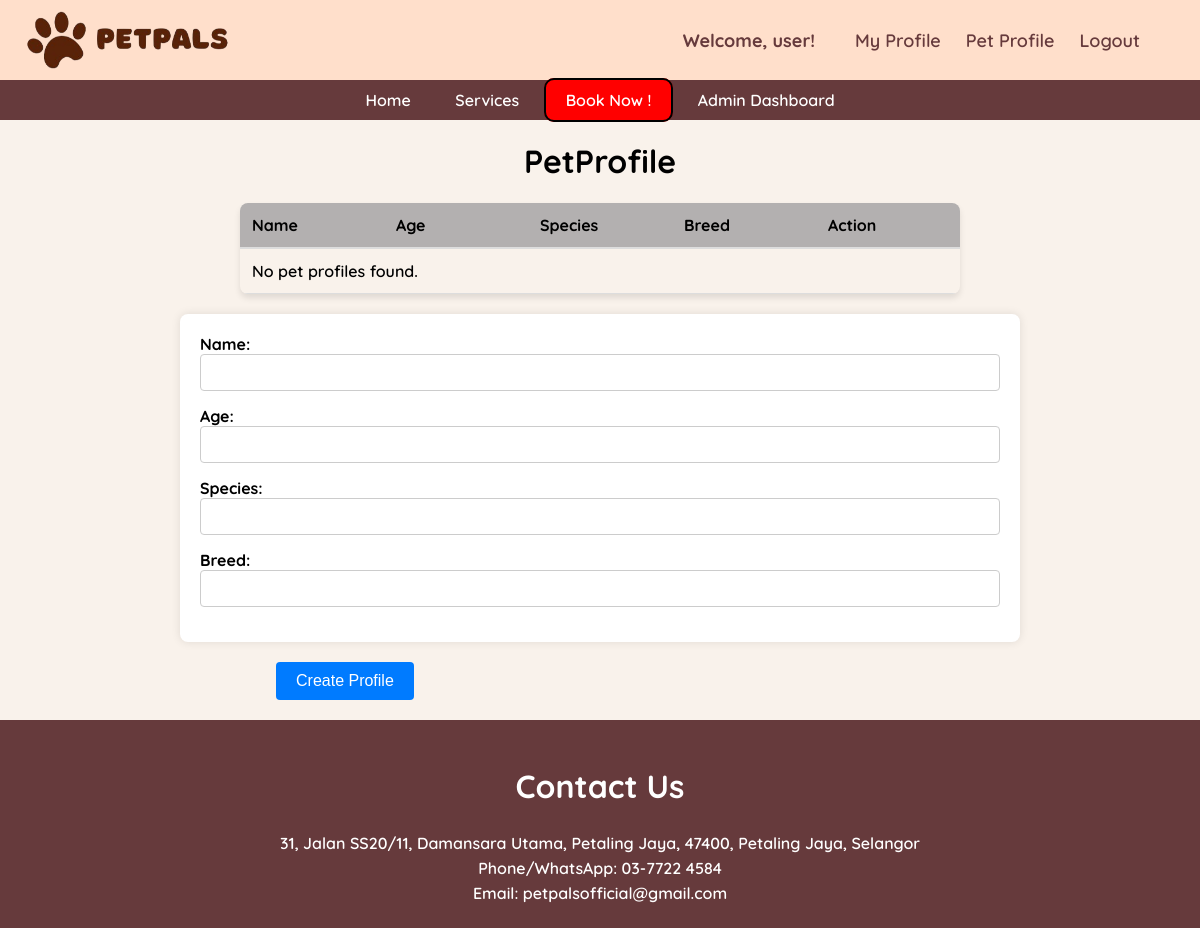
The page /petprofile/ (signed in) on the database as committed earlier.
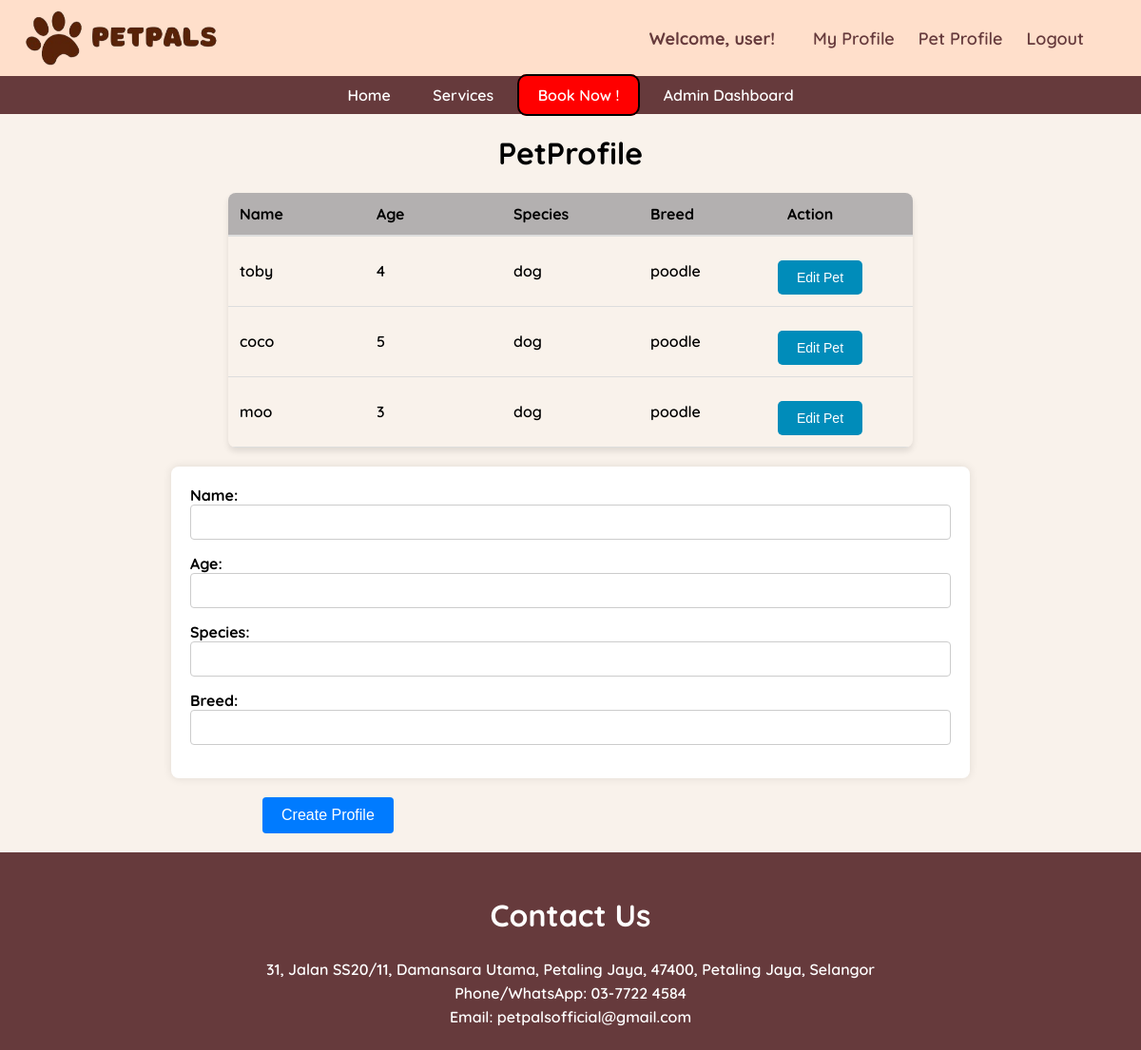
The same page on the database as committed later.
### main/models.py (models this page shows, shortened)
class Pet(models.Model):
    name = models.CharField(max_length=20)
    owner = models.ForeignKey(Owner, null=True, on_delete=models.CASCADE)
    age = models.PositiveBigIntegerField()
    species = models.CharField(max_length=50)
    breed = models.CharField(max_length=50)

### main/views.py (the view)
# urls.py: path('petprofile/', views.PetprofilePage, name="petprofile"),
def PetprofilePage(request):
    try:
        owner_instance = Owner.objects.get(user=request.user)
    except Owner.DoesNotExist:
        messages.error(request, 'pls create a owner profile first')
        return redirect ('profile')
    pet_instances = Pet.objects.filter(owner=owner_instance)
    if request.method == 'POST':
        form = PetForm(request.POST)
        if form.is_valid():
            pet = form.save(commit=False)
            pet.owner = owner_instance
            pet.save()
            messages.success(request, f'profile has been updated')
            return redirect('petprofile')
    else:
        form = PetForm()
    context = {'form':form, 'pet_instances': pet_instances}
    return render(request, 'petprofile.html', context)

### main/forms.py
class PetForm(forms.ModelForm):
    class Meta:
        model = Pet
        fields = ['name','age','species','breed']

### main/models.py (called while the page is built)
    def __str__(self):
        return self.user.username

### main/templates/petprofile.html (shortened to what this page needs)
{% extends 'base.html' %}
{% block content %}
        <h1>PetProfile</h1>
<table>
    <thead>
        <tr>
            <th>Name</th>
            <th>Age</th>
            <th>Species</th>
            <th>Breed</th>
            <th>Action</th>
        </tr>
    </thead>
    <tbody>
        {% for pet_instance in pet_instances %}
            <tr>
                <td>{{ pet_instance.name }}</td>
                <td>{{ pet_instance.age }}</td>
                <td>{{ pet_instance.species }}</td>
                <td>{{ pet_instance.breed }}</td>
                <td>
                    <form method="post" action="{% url 'edit_pet' pet_instance.id  %}" >
                        <button type="submit" class="button">Edit Pet</button>
                    </form>
                </td>
            </tr>
        {% empty %}
            <tr>
                <td colspan="5">No pet profiles found.</td>
            </tr>
        {% endfor %}
    </tbody>
</table>
    <form method="POST" action="">
        <div class="container">
            <div class=" form-group">
                <label for="id_username">Name:</label>
                {{ form.name }}
            </div>
            <div class=" form-group">
                <label for="id_breed">Age:</label>
                {{ form.age }}
            </div>
            <div class=" form-group">
                <label for="id_age">Species:</label>
                {{ form.species }}
            </div>
            <div class=" form-group">
                <label for="id_species">Breed:</label>
                {{ form.breed }}
            </div>
        </div>
        <div class="button-container">
            <input type="submit" value="Create Profile">
        </div>
    </form>
{% endblock %}

### main/templates/base.html (shortened to what this page needs)
{% load static %}
<!DOCTYPE html>
<html>
<head>
</head>
<body>
</head>
<body>
    {% include 'navbar.html' %}
    {% block content %}
    {% endblock %}
    <footer>
        <div class="footer-content">
            <h2>Contact Us</h2>
            <p>	31, Jalan SS20/11, Damansara Utama, Petaling Jaya, 47400,
                Petaling Jaya, Selangor</p>
            <p>Phone/WhatsApp: 03-7722 4584</p>
            <p>Email: petpalsofficial@gmail.com</p>
        </div>
    </footer>
</body>
</html>

### main/templates/navbar.html (shortened to what this page needs)
{% load static %}
    <header>
        <img src="{% static 'image/PetPals.png' %}" alt="Pawlogo" width="auto" height="80">
        <div class="profile-bar">
            <div class="profile-info">
                {% if request.user.is_authenticated %}
                    <span>Welcome, {{ request.user }}!</span>
                {% else %}
                    <span>Welcome, Guest!</span>
                {% endif %}
            </div>
                <div class="profile-actions">
                    {% if user.is_authenticated %}
                        <a href="{% url 'profile' %}">My Profile</a>
                        <a href="{% url 'petprofile' %}">Pet Profile</a>
                        <a href="{% url 'logout' %}">Logout</a>
                    {% else %}
                        <a href="{% url 'login' %}">Sign In</a>
                        <a href="{% url 'register' %}">Sign Up</a>
                    {% endif %}
                </div>
        </div>
    </header>
    <nav>
        <a href="{% url 'home' %}">Home</a>
        <a href="#services">Services</a>
        <a href="{% url 'bookingpage' %}" class="book">Book Now !</a>
        {% if request.user.is_staff %}
        <a href="{% url 'admin_dashboard' %}" >Admin Dashboard </a>
        {% endif %}
    </nav>

### main/templates/base.html (style rules this page uses)
body { font-family: "Quicksand", sans-serif; font-optical-sizing: auto; font-weight: 600; font-style: normal; margin: 0; padding: 0; background-color: #F9F2EB; }
h2 { color: white; font-size: xx-large; }
footer { background-color: rgb(102, 58, 60); color: white; padding: 20px 0; text-align: center; margin-top: 20px; }
.footer-content { max-width: 960px; margin: 0 auto; }
.footer-content p { margin: 5px 0; }

### main/templates/navbar.html (style rules this page uses)
header { background-color: rgb(255, 223, 203); padding: 0px; text-align: center; color: rgb(102, 58, 60); display: flex; justify-content: space-between; align-items: center; }
nav { background-color:rgb(102,58,60); padding: 10px 0; text-align: center; }
nav a { color: white; text-decoration: none; padding: 10px 20px; }
.profile-bar { display: flex; align-items: center; margin-right: 5%; font-size: large; }
.profile-info { margin-right: 20px; }
.profile-info span { font-weight: bold; }
.profile-actions a { color: rgb(102,58,60); text-decoration: none; margin-left: 20px; }
.book { border-radius: 10px; border: 2px solid black; background-color: red; color:white; }

### main/templates/petprofile.html (style rules this page uses)
.container { max-width: 800px; margin: 20px auto; background-color: #fff; padding: 20px; border-radius: 8px; box-shadow: 0 0 10px rgba(0, 0, 0, 0.1); }
h1 { text-align: center; }
form { margin-top: 20px; }
form .form-group { margin-bottom: 15px; }
form label { display: block; font-weight: bold; }
form input[type="text"], form input[type="email"], #id_age { width: 100%; padding: 10px; border: 1px solid #ccc; border-radius: 4px; box-sizing: border-box; }
form input[type="submit"] { background-color: #007bff; color: #fff; padding: 10px 20px; border: none; border-radius: 4px; cursor: pointer; font-size: 16px; }
.button-container { padding-left: 23%; }
table { margin: auto; width: 60%; border-collapse: collapse; border-radius: 8px; overflow: hidden; box-shadow: 0 4px 6px rgba(0, 0, 0, 0.1); }
th { background-color:rgb(179, 176, 176); color: rgb(0, 0, 0); padding: 12px; text-align: left; width:20%; border-bottom: 2px solid #ddd; }
td { padding: 12px; text-align: left; width:20%; border-bottom: 1px solid #ddd; }
.button { background-color: #008CBA; border: none; color: white; padding: 10px 20px; text-align: center; text-decoration: none; display: inline-block; font-size: 14px; margin-top: -8px; margin-left: -10px; cursor: pointer; border-radius: 5px; transition: background-color 0.3s ease; }

Rows that differ between the two databases and show on the page:
added Pet: name "toby", age "4", species "dog", breed "poodle"
added Pet: name "coco", age "5", species "dog", breed "poodle"
added Pet: name "moo", age "3", species "dog", breed "poodle"
Other text that changed with them:
text no longer shown: "No pet profiles found."
